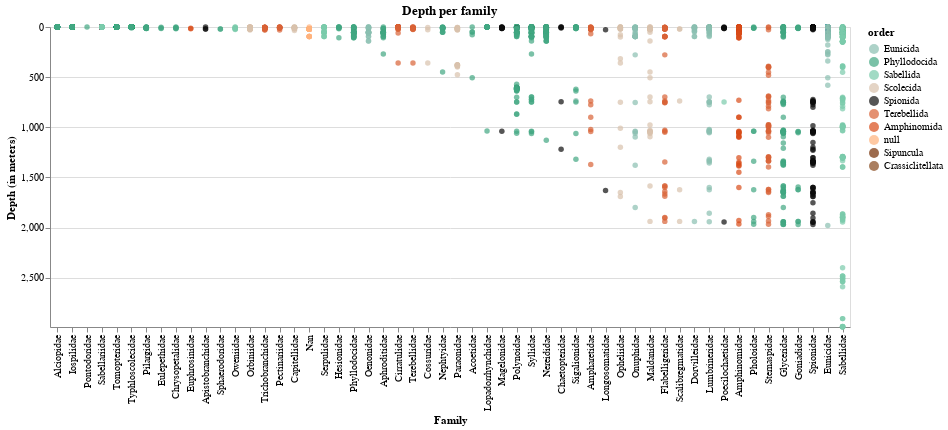

Notebook code for this chart:
### Code cell
temp = alt.Chart(teste, title='Depth per family', width=800).mark_circle().encode(
    x = alt.X('family', type='nominal', title='Family', 
              sort= alt.EncodingSortField('min_depth', op='max', order='ascending')),
    y = alt.Y('min_depth', type='quantitative', title='Depth (in meters)',
              scale = alt.Scale(domain=[max_y, min_y])),
    color= alt.Color('order', scale=alt.Scale(domain=ordens, range=cores)),
    tooltip = alt.Tooltip(['catalog_number', 'genus','species', 
                            'qualifier', 'start_year', 'determined_year','min_depth'])
)

temp.save('./graphs/depth/depth_per_family.html')
temp.facet(row='order').save('./graphs/depth/depth_per_family-facetado.html')

temp

### Figure 1 — Vega-Lite specification as saved in the notebook (floating-point values rounded to 4 significant figures; data arrays with more than 128 entries replaced by an {"elided": "..."} marker saying what was removed)
{"config": {"view": {"continuousWidth": 400, "continuousHeight": 300}}, "data": {"name": "data-34bcc9b22c4014cc02299042dc9840be"}, "mark": "circle", "encoding": {"color": {"type": "nominal", "field": "order", "scale": {"domain": ["Eunicida", "Phyllodocida", "Sabellida", "Scolecida", "Spionida", "Terebellida", "Amphinomida", NaN, "Sipuncula", "Crassiclitellata"], "range": ["#8ABFB0", "#41A681", "#7ACAAB", "#D9C2AD", "#0D0D0D", "#D96236", "#D94B18", "#FFB27C", "#732C02", "#86471B"]}}, "tooltip": [{"type": "nominal", "field": "catalog_number"}, {"type": "nominal", "field": "genus"}, {"type": "nominal", "field": "species"}, {"type": "nominal", "field": "qualifier"}, {"type": "quantitative", "field": "start_year"}, {"type": "quantitative", "field": "determined_year"}, {"type": "quantitative", "field": "min_depth"}], "x": {"type": "nominal", "field": "family", "sort": {"field": "min_depth", "op": "max", "order": "ascending"}, "title": "Family"}, "y": {"type": "quantitative", "field": "min_depth", "scale": {"domain": [2992.0, 0.0]}, "title": "Depth (in meters)"}}, "title": "Depth per family", "width": 800, "$schema": "https://vega.github.io/schema/vega-lite/v4.8.1.json", "datasets": {"data-34bcc9b22c4014cc02299042dc9840be": {"elided": "3070 records"}}}
